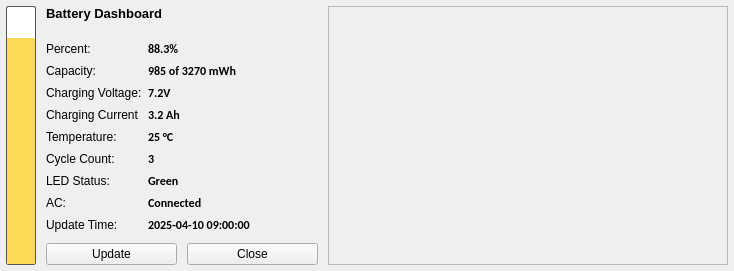
<?xml version="1.0" encoding="UTF-8"?>
<ui version="4.0">
 <class>BatteryDashboard</class>
 <widget class="QWidget" name="BatteryDashboard">
  <property name="geometry">
   <rect>
    <x>0</x>
    <y>0</y>
    <width>700</width>
    <height>260</height>
   </rect>
  </property>
  <property name="windowTitle">
   <string>Battery Dashboard</string>
  </property>
  <layout class="QHBoxLayout" name="horizontalLayout">
   <property name="spacing">
    <number>10</number>
   </property>
   <property name="leftMargin">
    <number>6</number>
   </property>
   <property name="topMargin">
    <number>6</number>
   </property>
   <property name="rightMargin">
    <number>6</number>
   </property>
   <property name="bottomMargin">
    <number>6</number>
   </property>
   <item>
    <layout class="QVBoxLayout" name="verticalLayout_2">
     <item>
      <widget class="QProgressBar" name="battery_progress_bar">
       <property name="minimumSize">
        <size>
         <width>30</width>
         <height>162</height>
        </size>
       </property>
       <property name="maximumSize">
        <size>
         <width>32</width>
         <height>16777215</height>
        </size>
       </property>
       <property name="font">
        <font>
         <family>Calibri</family>
        </font>
       </property>
       <property name="styleSheet">
        <string notr="true">QProgressBar {
    border: 1px solid #555;
    background-color: white;
    text-align: center;
    border-radius: 2px;
}

QProgressBar::chunk {
    background-color: #FDDA56;
}

QProgressBar {
    min-height: 160px;
    max-width: 30px;
}</string>
       </property>
       <property name="maximum">
        <number>100</number>
       </property>
       <property name="value">
        <number>88</number>
       </property>
       <property name="textVisible">
        <bool>false</bool>
       </property>
       <property name="orientation">
        <enum>Qt::Vertical</enum>
       </property>
       <property name="invertedAppearance">
        <bool>false</bool>
       </property>
      </widget>
     </item>
    </layout>
   </item>
   <item>
    <layout class="QVBoxLayout" name="verticalLayout">
     <item>
      <widget class="QLabel" name="label_title">
       <property name="font">
        <font>
         <pointsize>10</pointsize>
         <weight>75</weight>
         <bold>true</bold>
        </font>
       </property>
       <property name="text">
        <string>Battery Dashboard</string>
       </property>
      </widget>
     </item>
     <item>
      <layout class="QGridLayout" name="gridLayout">
       <property name="leftMargin">
        <number>0</number>
       </property>
       <property name="topMargin">
        <number>10</number>
       </property>
       <property name="rightMargin">
        <number>0</number>
       </property>
       <property name="bottomMargin">
        <number>0</number>
       </property>
       <property name="spacing">
        <number>6</number>
       </property>
       <item row="7" column="1">
        <widget class="QLabel" name="ac_value">
         <property name="minimumSize">
          <size>
           <width>170</width>
           <height>0</height>
          </size>
         </property>
         <property name="font">
          <font>
           <family>Calibri</family>
           <pointsize>9</pointsize>
           <weight>75</weight>
           <bold>true</bold>
          </font>
         </property>
         <property name="text">
          <string>Connected</string>
         </property>
        </widget>
       </item>
       <item row="3" column="1">
        <widget class="QLabel" name="charging_current_value">
         <property name="minimumSize">
          <size>
           <width>170</width>
           <height>0</height>
          </size>
         </property>
         <property name="font">
          <font>
           <family>Calibri</family>
           <pointsize>9</pointsize>
           <weight>75</weight>
           <bold>true</bold>
          </font>
         </property>
         <property name="styleSheet">
          <string notr="true"/>
         </property>
         <property name="text">
          <string>3.2 Ah</string>
         </property>
        </widget>
       </item>
       <item row="3" column="0">
        <widget class="QLabel" name="label_charging_current">
         <property name="text">
          <string>Charging Current</string>
         </property>
        </widget>
       </item>
       <item row="2" column="1">
        <widget class="QLabel" name="charging_voltage_value">
         <property name="minimumSize">
          <size>
           <width>170</width>
           <height>0</height>
          </size>
         </property>
         <property name="font">
          <font>
           <family>Calibri</family>
           <pointsize>9</pointsize>
           <weight>75</weight>
           <bold>true</bold>
          </font>
         </property>
         <property name="text">
          <string>7.2V</string>
         </property>
        </widget>
       </item>
       <item row="5" column="0">
        <widget class="QLabel" name="label_cycle_count">
         <property name="text">
          <string>Cycle Count:</string>
         </property>
        </widget>
       </item>
       <item row="4" column="0">
        <widget class="QLabel" name="label_temperature">
         <property name="text">
          <string>Temperature:</string>
         </property>
        </widget>
       </item>
       <item row="4" column="1">
        <widget class="QLabel" name="temperature_value">
         <property name="minimumSize">
          <size>
           <width>170</width>
           <height>0</height>
          </size>
         </property>
         <property name="font">
          <font>
           <family>Calibri</family>
           <pointsize>9</pointsize>
           <weight>75</weight>
           <bold>true</bold>
          </font>
         </property>
         <property name="text">
          <string>25 °C</string>
         </property>
        </widget>
       </item>
       <item row="5" column="1">
        <widget class="QLabel" name="cycle_count_value">
         <property name="minimumSize">
          <size>
           <width>170</width>
           <height>0</height>
          </size>
         </property>
         <property name="font">
          <font>
           <family>Calibri</family>
           <pointsize>9</pointsize>
           <weight>75</weight>
           <bold>true</bold>
          </font>
         </property>
         <property name="text">
          <string>3</string>
         </property>
        </widget>
       </item>
       <item row="2" column="0">
        <widget class="QLabel" name="label_charging_voltage">
         <property name="text">
          <string>Charging Voltage:</string>
         </property>
        </widget>
       </item>
       <item row="1" column="0">
        <widget class="QLabel" name="label_capacity">
         <property name="text">
          <string>Capacity:</string>
         </property>
        </widget>
       </item>
       <item row="1" column="1">
        <widget class="QLabel" name="capacity_value">
         <property name="minimumSize">
          <size>
           <width>170</width>
           <height>0</height>
          </size>
         </property>
         <property name="font">
          <font>
           <family>Calibri</family>
           <pointsize>9</pointsize>
           <weight>75</weight>
           <bold>true</bold>
           <strikeout>false</strikeout>
           <kerning>true</kerning>
          </font>
         </property>
         <property name="text">
          <string>985 of 3270 mWh</string>
         </property>
        </widget>
       </item>
       <item row="0" column="0">
        <widget class="QLabel" name="label_percent">
         <property name="text">
          <string>Percent:</string>
         </property>
        </widget>
       </item>
       <item row="0" column="1">
        <widget class="QLabel" name="percent_value">
         <property name="minimumSize">
          <size>
           <width>170</width>
           <height>0</height>
          </size>
         </property>
         <property name="font">
          <font>
           <family>Calibri</family>
           <pointsize>9</pointsize>
           <weight>75</weight>
           <bold>true</bold>
          </font>
         </property>
         <property name="text">
          <string>88.3%</string>
         </property>
        </widget>
       </item>
       <item row="7" column="0">
        <widget class="QLabel" name="label_ac">
         <property name="text">
          <string>AC:</string>
         </property>
        </widget>
       </item>
       <item row="8" column="0">
        <widget class="QLabel" name="label_update_time">
         <property name="text">
          <string>Update Time:</string>
         </property>
        </widget>
       </item>
       <item row="8" column="1">
        <widget class="QLabel" name="update_time_value">
         <property name="minimumSize">
          <size>
           <width>170</width>
           <height>0</height>
          </size>
         </property>
         <property name="font">
          <font>
           <family>Calibri</family>
           <pointsize>9</pointsize>
           <weight>75</weight>
           <bold>true</bold>
          </font>
         </property>
         <property name="text">
          <string>2025-04-10 09:00:00</string>
         </property>
        </widget>
       </item>
       <item row="6" column="0">
        <widget class="QLabel" name="label_led_status">
         <property name="text">
          <string>LED Status:</string>
         </property>
        </widget>
       </item>
       <item row="6" column="1">
        <widget class="QLabel" name="led_status_value">
         <property name="minimumSize">
          <size>
           <width>170</width>
           <height>0</height>
          </size>
         </property>
         <property name="font">
          <font>
           <family>Calibri</family>
           <pointsize>9</pointsize>
           <weight>75</weight>
           <bold>true</bold>
          </font>
         </property>
         <property name="text">
          <string>Green</string>
         </property>
        </widget>
       </item>
      </layout>
     </item>
     <item>
      <layout class="QHBoxLayout" name="buttonsLayout">
       <item>
        <widget class="QPushButton" name="push_button_update_status">
         <property name="text">
          <string>Update</string>
         </property>
        </widget>
       </item>
       <item>
        <widget class="QPushButton" name="push_button_close_battery_dashboard">
         <property name="text">
          <string>Close</string>
         </property>
        </widget>
       </item>
      </layout>
     </item>
    </layout>
   </item>
   <item>
    <widget class="QFrame" name="chart_frame">
     <property name="minimumSize">
      <size>
       <width>400</width>
       <height>240</height>
      </size>
     </property>
     <property name="frameShape">
      <enum>QFrame::StyledPanel</enum>
     </property>
     <property name="frameShadow">
      <enum>QFrame::Raised</enum>
     </property>
    </widget>
   </item>
  </layout>
 </widget>
 <resources/>
 <connections/>
</ui>
